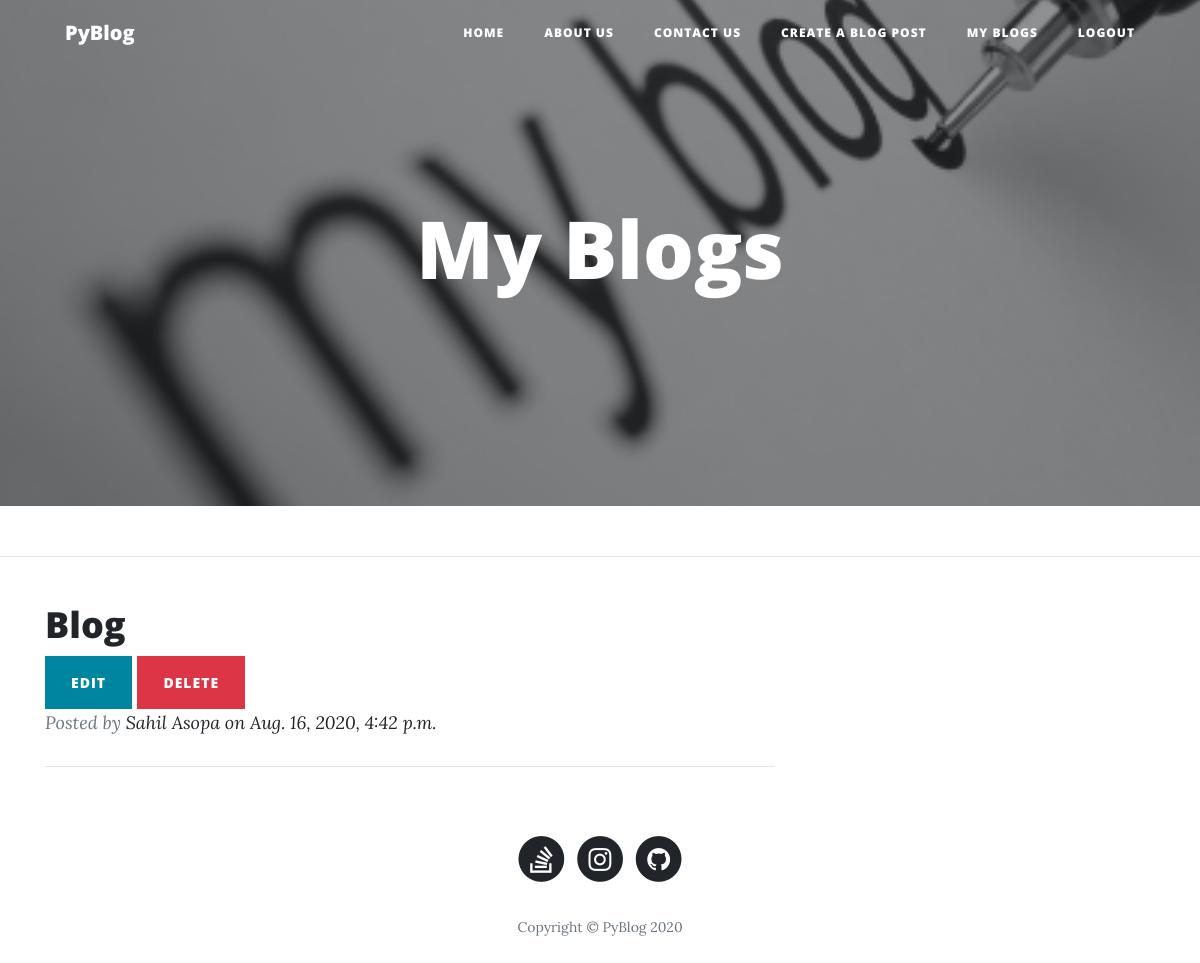
Before: /my/blogs/ (signed in) with the older database file.
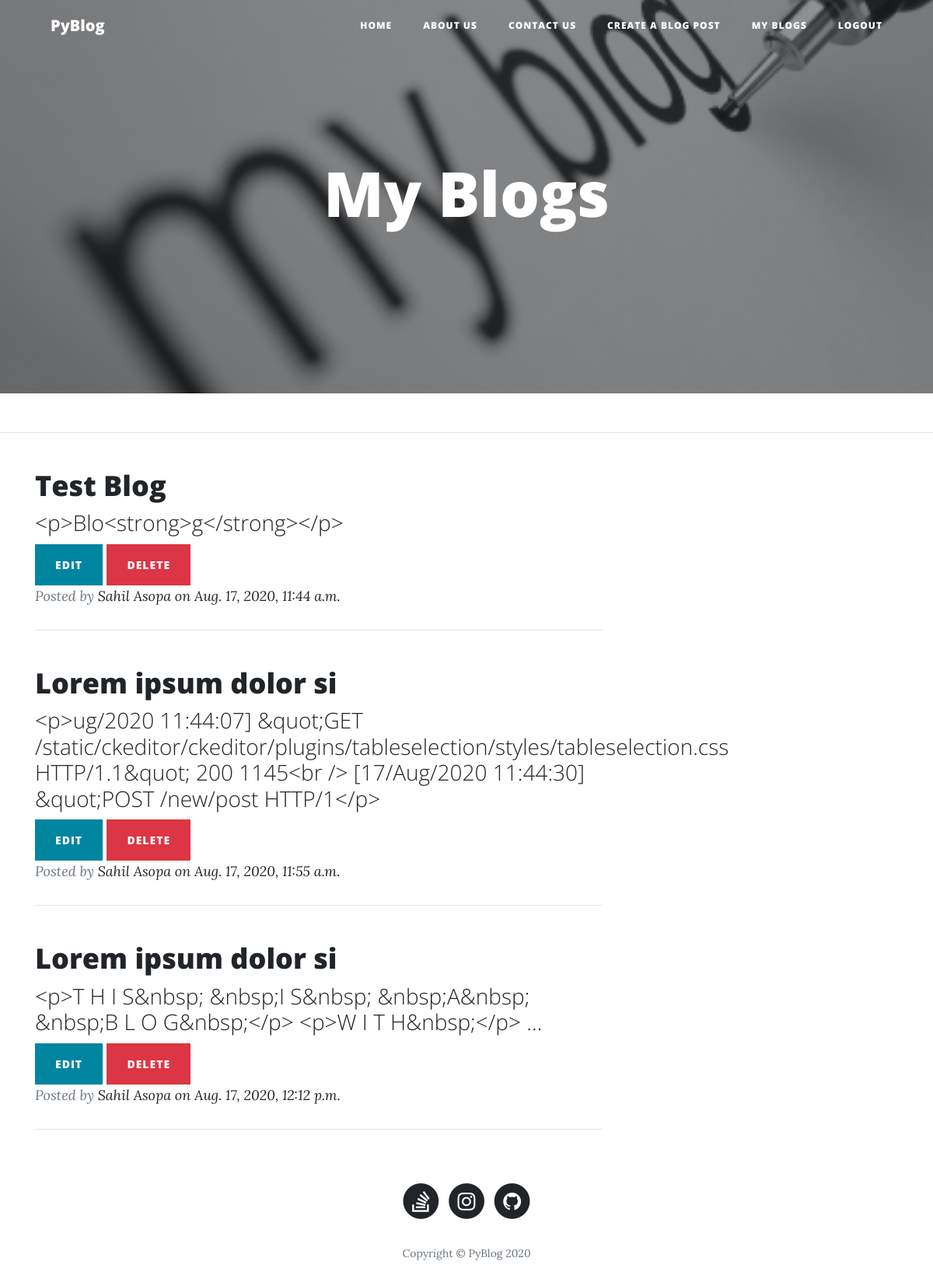
After: the same page with the newer database file.
### Blogsite/models.py (models this page shows, shortened)
class Blog(models.Model):
    user = models.ForeignKey(BlogUser, on_delete=models.CASCADE)
    heading = models.CharField(max_length=100)
    blog = RichTextField()
    image = models.ImageField(blank=True, null=True, upload_to='media')
    uploaded_on = models.DateTimeField(auto_now=True)
    def get_absolute_url(self):
        return f"/post/{self.heading}/{self.id}/"

class BlogUser(models.Model):
    user = models.OneToOneField(User, on_delete=models.CASCADE)
    full_name = models.CharField(max_length=52)
    username = models.CharField(unique=True, max_length=15)
    email = models.EmailField(blank=True, unique=True)
    def __str__(self):
        return self.full_name

### Blogsite/views.py (the view)
# urls.py: path('my/blogs/', views.my_blogs, name='my_blog'),
@login_required(login_url='/login')
def my_blogs(request):
    user = BlogUser.objects.get(user=request.user)
    blog = Blog.objects.filter(user=user)
    context = {
        'blog': blog,
    }
    return render(request, 'my_blog.html', context)

### templates/my_blog.html (shortened to what this page needs)
<!DOCTYPE html>
<html>
{% load static %}
<head>
    <link rel="stylesheet" href="{% static 'assets/bootstrap/css/bootstrap.min.css' %}">
    <link rel="stylesheet" href="{% static 'assets/fonts/font-awesome.min.css' %}">
</head>
<body>
<nav class="navbar navbar-light navbar-expand-lg fixed-top" id="mainNav">
    <div class="container"><a class="navbar-brand" href="/">PyBlog</a>
        <div class="collapse navbar-collapse" id="navbarResponsive">
            <ul class="nav navbar-nav ml-auto">
                <li class="nav-item" role="presentation"><a class="nav-link" href="/">Home</a></li>
                <li class="nav-item" role="presentation"><a class="nav-link" href="/about">About us</a></li>
                <li class="nav-item" role="presentation"><a class="nav-link" href="/contact">Contact us</a></li>
                <li class="nav-item" role="presentation"><a class="nav-link" href="/new/post">Create a Blog Post</a>
                <li class="nav-item" role="presentation"><a class="nav-link" href="/my/blogs">My Blogs</a>
                <li class="nav-item" role="presentation"><a class="nav-link" href="/logout">Logout</a>
            </ul>
        </div>
    </div>
</nav>
<header class="masthead" style='background-image:url("{% static 'assets/img/blog_writing.jpg' %}");'>
    <div class="overlay"></div>
    <div class="container">
        <div class="row">
            <div class="col-md-10 col-lg-8 mx-auto">
                <div class="site-heading">
                    <h1>My Blogs</h1>
                </div>
            </div>
        </div>
    </div>
</header>
<hr>
<div class="container">
    {% if blog %}
        {% for blog in blog %}
            <div class="row">
                <div class="col-md-10 col-lg-8">
                    <div class="post-preview">
                        <a href="{{ blog.get_absolute_url }}">
                            <h2 class="post-title">{{ blog.heading }}</h2>
                            <h3 class="post-subtitle">{{ blog.blog|truncatewords:15 }}</h3>
                        </a>
                        <form method="post">
                            <a class="btn btn-sm btn-primary" href="{% url 'edit' blog.id %}">Edit</a>
                            <a class="btn btn-sm btn-danger" href="{% url 'delete' blog.id %}">Delete</a>
                        </form>
                        <p class="post-meta">Posted by&nbsp;<a href="#">{{ blog.user }} on {{ blog.uploaded_on }}</a>
                        </p>
                    </div>
                    <hr>
                </div>
            </div>
        {% endfor %}
    {% else %}
        <h3> Oops You Currently Have No Blogs! <a href="/new/post"> Click Here To Create One</a></h3>
    {% endif %}
</div>
<footer>
    <div class="container">
        <div class="row">
            <div class="col-md-10 col-lg-8 mx-auto">
                <ul class="list-inline text-center">
                    <a href="https://stackoverflow.com/users/13780862/sahil-asopa"><li class="list-inline-item"><span class="fa-stack fa-lg"><i class="fa fa-circle fa-stack-2x"></i><i
                            class="fa fa-stack-overflow fa-stack-1x fa-inverse"></i></span></li></a>
                    <a href="https://www.instagram.com/pip_install_programming/"><li class="list-inline-item"><span class="fa-stack fa-lg"><i class="fa fa-circle fa-stack-2x"></i><i
                            class="fa fa-instagram fa-stack-1x fa-inverse"></i></span></li></a>
                    <a href="https://github.com/sahilasopa"> <li class="list-inline-item" ><span class="fa-stack fa-lg"><i class="fa fa-circle fa-stack-2x"></i><i
                            class="fa fa-github fa-stack-1x fa-inverse"></i></span></li></a>
                </ul>
                <p class="text-muted copyright">Copyright&nbsp;©&nbsp;PyBlog 2020</p>
            </div>
        </div>
    </div>
</footer>
</body>
</html>

Changed rows visible on the page:
removed Blog: heading "Blog", user "Sahil Asopa", uploaded_on "Aug. 16, 2020, 4:42 p.m."
added Blog: heading "Test Blog", blog "<p>Blo<strong>g</strong></p>", user "Sahil Asopa", uploaded_on "Aug. 17, 2020, 11:44 a.m."
added Blog: heading "Lorem ipsum dolor si", blog "<p>ug/2020 11:44:07] &quot;GET /static/ckeditor/ckeditor/plugins/tableselection/styles/tableselection.css HTTP/1.1&quot; 200 1145<br /> [17/Aug/2020 11:44:30] &quot;POST /new/post HTTP/1</p>", user "Sahil Asopa", uploaded_on "Aug. 17, 2020, 11:55 a.m."
added Blog: heading "Lorem ipsum dolor si", blog "<p>T H I S&nbsp; &nbsp;I S&nbsp; &nbsp;A&nbsp; &nbsp;B L O G&nbsp;</p> <p>W I T H&nbsp;</p> …", user "Sahil Asopa", uploaded_on "Aug. 17, 2020, 12:12 p.m."
